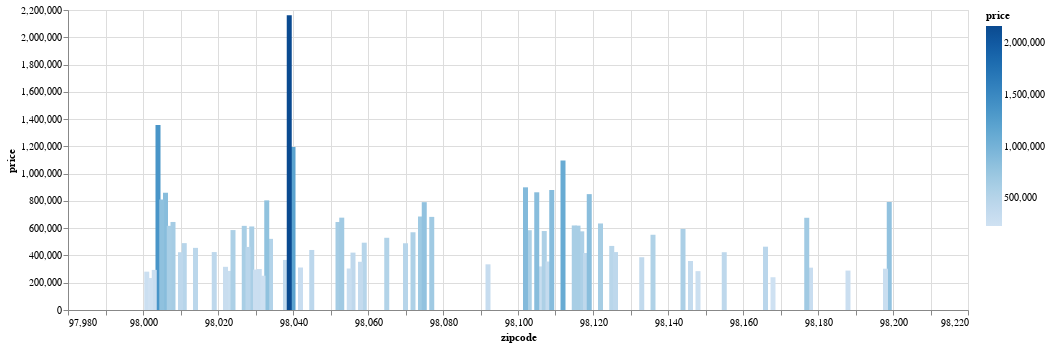

Notebook code for this chart:
### Code cell
alt.Chart(zip_plot_df).mark_bar().encode(
   x= alt.X("zipcode", scale = alt.Scale(zero = False)),
   y="price",
   color = "price"
).properties(
   height=300, width=900
)

### Figure 1 — Vega-Lite specification as saved in the notebook (floating-point values rounded to 4 significant figures)
{"config": {"view": {"continuousWidth": 400, "continuousHeight": 300}}, "data": {"name": "data-254c652f23776a87d0a2f67b88162030"}, "mark": "bar", "encoding": {"color": {"type": "quantitative", "field": "price"}, "x": {"type": "quantitative", "field": "zipcode", "scale": {"zero": false}}, "y": {"type": "quantitative", "field": "price"}}, "height": 300, "width": 900, "$schema": "https://vega.github.io/schema/vega-lite/v4.8.1.json", "datasets": {"data-254c652f23776a87d0a2f67b88162030": [{"index": 0, "zipcode": 98103, "count": 602, "price": 585000.0}, {"index": 1, "zipcode": 98038, "count": 589, "price": 367100.0}, {"index": 2, "zipcode": 98115, "count": 583, "price": 619900.0}, {"index": 3, "zipcode": 98052, "count": 574, "price": 645200.0}, {"index": 4, "zipcode": 98117, "count": 553, "price": 576800.0}, {"index": 5, "zipcode": 98042, "count": 547, "price": 311600.0}, {"index": 6, "zipcode": 98034, "count": 545, "price": 521700.0}, {"index": 7, "zipcode": 98118, "count": 507, "price": 418000.0}, {"index": 8, "zipcode": 98023, "count": 499, "price": 286700.0}, {"index": 9, "zipcode": 98006, "count": 498, "price": 859900.0}, {"index": 10, "zipcode": 98133, "count": 493, "price": 387000.0}, {"index": 11, "zipcode": 98059, "count": 468, "price": 493600.0}, {"index": 12, "zipcode": 98058, "count": 455, "price": 353600.0}, {"index": 13, "zipcode": 98155, "count": 446, "price": 423700.0}, {"index": 14, "zipcode": 98074, "count": 441, "price": 685700.0}, {"index": 15, "zipcode": 98033, "count": 432, "price": 804000.0}, {"index": 16, "zipcode": 98027, "count": 412, "price": 617100.0}, {"index": 17, "zipcode": 98125, "count": 409, "price": 469900.0}, {"index": 18, "zipcode": 98056, "count": 406, "price": 420900.0}, {"index": 19, "zipcode": 98053, "count": 403, "price": 677200.0}, {"index": 20, "zipcode": 98001, "count": 361, "price": 281200.0}, {"index": 21, "zipcode": 98075, "count": 359, "price": 790700.0}, {"index": 22, "zipcode": 98126, "count": 354, "price": 424700.0}, {"index": 23, "zipcode": 98092, "count": 351, "price": 334900.0}, {"index": 24, "zipcode": 98144, "count": 343, "price": 594700.0}, {"index": 25, "zipcode": 98106, "count": 335, "price": 319600.0}, {"index": 26, "zipcode": 98116, "count": 330, "price": 618700.0}, {"index": 27, "zipcode": 98029, "count": 321, "price": 612600.0}, {"index": 28, "zipcode": 98199, "count": 317, "price": 792200.0}, {"index": 29, "zipcode": 98004, "count": 317, "price": 1357000.0}, {"index": 30, "zipcode": 98065, "count": 308, "price": 529600.0}, {"index": 31, "zipcode": 98122, "count": 290, "price": 634600.0}, {"index": 32, "zipcode": 98146, "count": 288, "price": 359500.0}, {"index": 33, "zipcode": 98008, "count": 283, "price": 645600.0}, {"index": 34, "zipcode": 98028, "count": 283, "price": 462500.0}, {"index": 35, "zipcode": 98040, "count": 282, "price": 1195000.0}, {"index": 36, "zipcode": 98198, "count": 280, "price": 302900.0}, {"index": 37, "zipcode": 98003, "count": 280, "price": 294100.0}, {"index": 38, "zipcode": 98072, "count": 273, "price": 570100.0}, {"index": 39, "zipcode": 98031, "count": 273, "price": 300300.0}, {"index": 40, "zipcode": 98112, "count": 269, "price": 1096000.0}, {"index": 41, "zipcode": 98168, "count": 269, "price": 240300.0}, {"index": 42, "zipcode": 98055, "count": 268, "price": 304300.0}, {"index": 43, "zipcode": 98107, "count": 266, "price": 579100.0}, {"index": 44, "zipcode": 98136, "count": 263, "price": 551800.0}, {"index": 45, "zipcode": 98178, "count": 262, "price": 310600.0}, {"index": 46, "zipcode": 98030, "count": 256, "price": 296200.0}, {"index": 47, "zipcode": 98177, "count": 255, "price": 676400.0}, {"index": 48, "zipcode": 98166, "count": 254, "price": 464300.0}, {"index": 49, "zipcode": 98022, "count": 233, "price": 316700.0}, {"index": 50, "zipcode": 98105, "count": 229, "price": 863200.0}, {"index": 51, "zipcode": 98045, "count": 220, "price": 440200.0}, {"index": 52, "zipcode": 98002, "count": 199, "price": 234300.0}, {"index": 53, "zipcode": 98077, "count": 198, "price": 682900.0}, {"index": 54, "zipcode": 98011, "count": 195, "price": 490400.0}, {"index": 55, "zipcode": 98019, "count": 190, "price": 424800.0}, {"index": 56, "zipcode": 98108, "count": 186, "price": 355700.0}, {"index": 57, "zipcode": 98119, "count": 184, "price": 849700.0}, {"index": 58, "zipcode": 98005, "count": 168, "price": 810300.0}, {"index": 59, "zipcode": 98007, "count": 141, "price": 617300.0}, {"index": 60, "zipcode": 98188, "count": 136, "price": 289100.0}, {"index": 61, "zipcode": 98032, "count": 125, "price": 251300.0}, {"index": 62, "zipcode": 98014, "count": 124, "price": 455600.0}, {"index": 63, "zipcode": 98070, "count": 117, "price": 489400.0}, {"index": 64, "zipcode": 98109, "count": 109, "price": 880100.0}, {"index": 65, "zipcode": 98102, "count": 104, "price": 899600.0}, {"index": 66, "zipcode": 98010, "count": 100, "price": 423700.0}, {"index": 67, "zipcode": 98024, "count": 80, "price": 586100.0}, {"index": 68, "zipcode": 98148, "count": 57, "price": 284900.0}, {"index": 69, "zipcode": 98039, "count": 50, "price": 2161000.0}]}}
